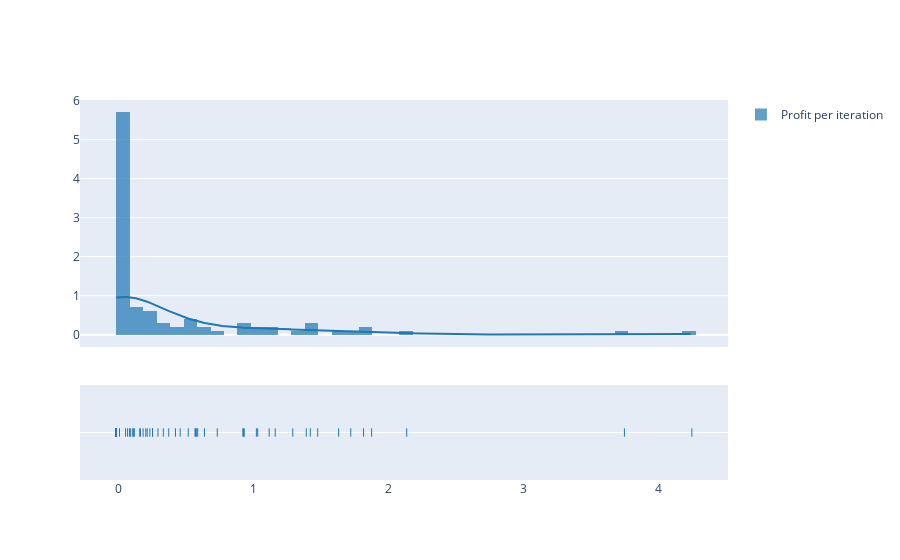

Source (notebook cell):
### Markdown cell above
If we limit our loss to 0.02

### Code cell
profits_after_stopp_loss = [-0.02 if x < -0.02 else x for x in profits ]
fig = ff.create_distplot([profits_after_stopp_loss], ["Profit per iteration"], bin_size=.1)
fig.show()

### Figure 1 — Plotly figure (JSON) as saved in the notebook; plotly's stock layout.template omitted (floating-point values rounded to 4 significant figures; data arrays with more than 128 entries replaced by an {"elided": "..."} marker saying what was removed)
{"data": [{"autobinx": false, "histnorm": "probability density", "legendgroup": "Profit per iteration", "marker": {"color": "rgb(31, 119, 180)"}, "name": "Profit per iteration", "opacity": 0.7, "type": "histogram", "x": [0.455, 0.635, -0.02, -0.02, 1.815, 0.33, 1.03, 0.92, 0.29, 0.93, 0.515, 1.39, 0.155, 0.18, -0.02, -0.02, 0.575, -0.02, 1.29, -0.02, -0.02, -0.02, -0.02, 0.42, 1.72, -0.02, 0.115, -0.02, -0.02, 3.75, -0.02, 2.135, 0.73, -0.02, -0.02, 4.25, -0.02, -0.02, -0.02, -0.02, 0.25, -0.02, -0.02, -0.02, 0.21, -0.02, -0.02, -0.02, -0.02, -0.02, -0.02, 1.115, -0.02, -0.02, 0.23, -0.02, -0.02, 0.925, -0.02, 1.875, -0.02, 0.08, -0.02, 0.11, -0.02, -0.02, -0.02, -0.02, 0.005, 0.565, -0.02, 0.085, 0.16, 1.42, -0.02, 1.63, 0.25, -0.02, -0.02, 0.2, 0.05, 1.475, -0.02, -0.02, -0.02, -0.02, 1.16, -0.02, 0.37, 0.585, 1.02, -0.02, -0.02, -0.02, -0.02, 0.065, 0.57, -0.02, -0.02, 0.1], "xaxis": "x", "xbins": {"end": 4.25, "size": 0.1, "start": -0.02}, "yaxis": "y"}, {"legendgroup": "Profit per iteration", "marker": {"color": "rgb(31, 119, 180)"}, "mode": "lines", "name": "Profit per iteration", "showlegend": false, "type": "scatter", "x": {"elided": "500 float values"}, "xaxis": "x", "y": {"elided": "500 float values"}, "yaxis": "y"}, {"legendgroup": "Profit per iteration", "marker": {"color": "rgb(31, 119, 180)", "symbol": "line-ns-open"}, "mode": "markers", "name": "Profit per iteration", "showlegend": false, "type": "scatter", "x": [0.455, 0.635, -0.02, -0.02, 1.815, 0.33, 1.03, 0.92, 0.29, 0.93, 0.515, 1.39, 0.155, 0.18, -0.02, -0.02, 0.575, -0.02, 1.29, -0.02, -0.02, -0.02, -0.02, 0.42, 1.72, -0.02, 0.115, -0.02, -0.02, 3.75, -0.02, 2.135, 0.73, -0.02, -0.02, 4.25, -0.02, -0.02, -0.02, -0.02, 0.25, -0.02, -0.02, -0.02, 0.21, -0.02, -0.02, -0.02, -0.02, -0.02, -0.02, 1.115, -0.02, -0.02, 0.23, -0.02, -0.02, 0.925, -0.02, 1.875, -0.02, 0.08, -0.02, 0.11, -0.02, -0.02, -0.02, -0.02, 0.005, 0.565, -0.02, 0.085, 0.16, 1.42, -0.02, 1.63, 0.25, -0.02, -0.02, 0.2, 0.05, 1.475, -0.02, -0.02, -0.02, -0.02, 1.16, -0.02, 0.37, 0.585, 1.02, -0.02, -0.02, -0.02, -0.02, 0.065, 0.57, -0.02, -0.02, 0.1], "xaxis": "x", "y": ["Profit per iteration", "Profit per iteration", "Profit per iteration", "Profit per iteration", "Profit per iteration", "Profit per iteration", "Profit per iteration", "Profit per iteration", "Profit per iteration", "Profit per iteration", "Profit per iteration", "Profit per iteration", "Profit per iteration", "Profit per iteration", "Profit per iteration", "Profit per iteration", "Profit per iteration", "Profit per iteration", "Profit per iteration", "Profit per iteration", "Profit per iteration", "Profit per iteration", "Profit per iteration", "Profit per iteration", "Profit per iteration", "Profit per iteration", "Profit per iteration", "Profit per iteration", "Profit per iteration", "Profit per iteration", "Profit per iteration", "Profit per iteration", "Profit per iteration", "Profit per iteration", "Profit per iteration", "Profit per iteration", "Profit per iteration", "Profit per iteration", "Profit per iteration", "Profit per iteration", "Profit per iteration", "Profit per iteration", "Profit per iteration", "Profit per iteration", "Profit per iteration", "Profit per iteration", "Profit per iteration", "Profit per iteration", "Profit per iteration", "Profit per iteration", "Profit per iteration", "Profit per iteration", "Profit per iteration", "Profit per iteration", "Profit per iteration", "Profit per iteration", "Profit per iteration", "Profit per iteration", "Profit per iteration", "Profit per iteration", "Profit per iteration", "Profit per iteration", "Profit per iteration", "Profit per iteration", "Profit per iteration", "Profit per iteration", "Profit per iteration", "Profit per iteration", "Profit per iteration", "Profit per iteration", "Profit per iteration", "Profit per iteration", "Profit per iteration", "Profit per iteration", "Profit per iteration", "Profit per iteration", "Profit per iteration", "Profit per iteration", "Profit per iteration", "Profit per iteration", "Profit per iteration", "Profit per iteration", "Profit per iteration", "Profit per iteration", "Profit per iteration", "Profit per iteration", "Profit per iteration", "Profit per iteration", "Profit per iteration", "Profit per iteration", "Profit per iteration", "Profit per iteration", "Profit per iteration", "Profit per iteration", "Profit per iteration", "Profit per iteration", "Profit per iteration", "Profit per iteration", "Profit per iteration", "Profit per iteration"], "yaxis": "y2"}], "layout": {"barmode": "overlay", "hovermode": "closest", "legend": {"traceorder": "reversed"}, "xaxis": {"anchor": "y2", "domain": [0, 1], "zeroline": false}, "yaxis": {"anchor": "free", "domain": [0.35, 1], "position": 0}, "yaxis2": {"anchor": "x", "domain": [0, 0.25], "dtick": 1, "showticklabels": false}}}
